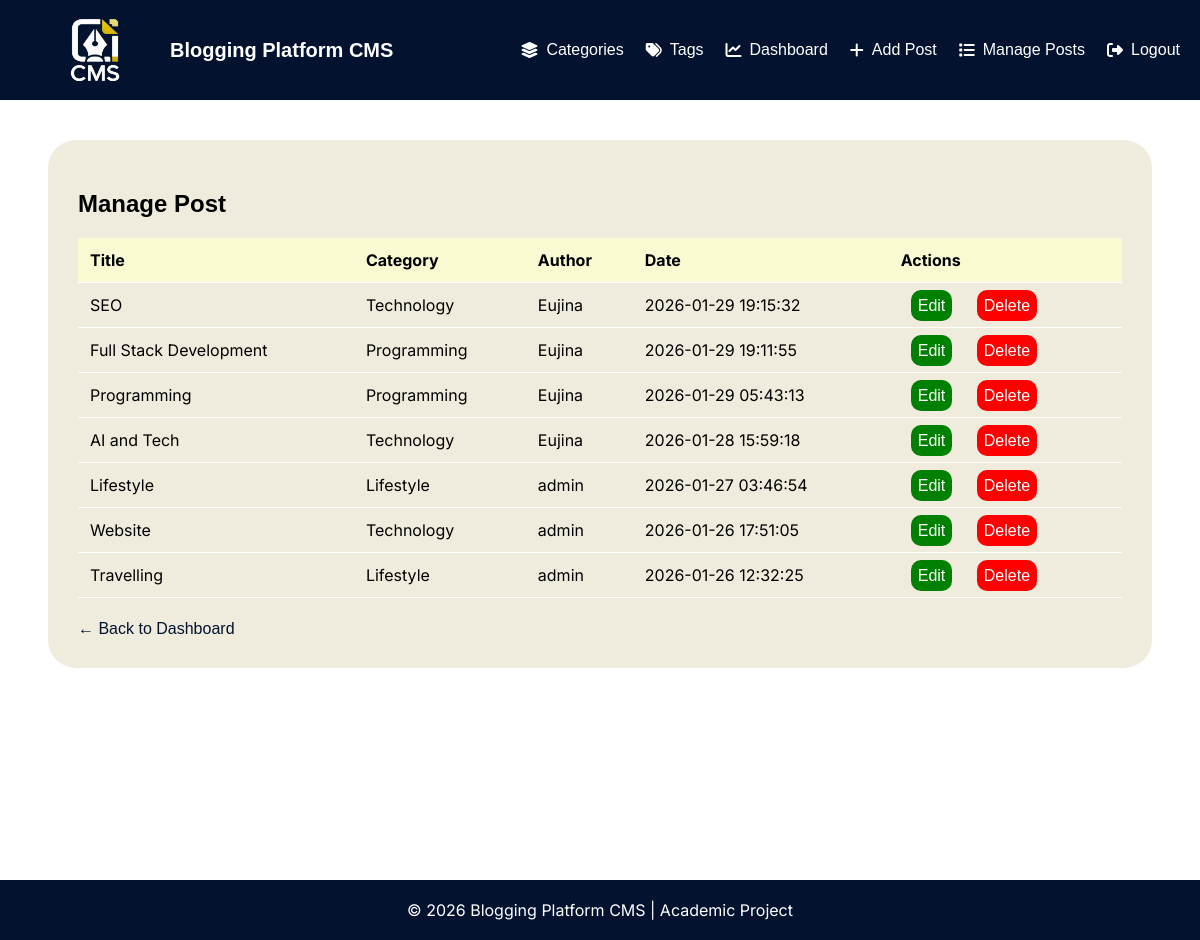
/manage.php (signed in), run on the app's committed database.
### tables this page shows
CREATE TABLE `posts` (
  `id` int(11) NOT NULL,
  `title` varchar(255) NOT NULL,
  `content` text NOT NULL,
  `author_id` int(11) NOT NULL,
  `category_id` int(11) DEFAULT NULL,
  `created_at` timestamp NOT NULL DEFAULT current_timestamp(),
  `updated_at` timestamp NULL DEFAULT NULL
);

CREATE TABLE `categories` (
  `id` int(11) NOT NULL,
  `name` varchar(100) NOT NULL
);

CREATE TABLE `users` (
  `id` int(11) NOT NULL,
  `username` varchar(50) NOT NULL,
  `password` varchar(255) NOT NULL,
  `role` varchar(20) DEFAULT 'admin',
  `created_at` timestamp NOT NULL DEFAULT current_timestamp()
);

### public/manage.php (the view, shortened to what this page needs)
<?php
require_once '../config/db.php';
require_once '../includes/header.php';
$sql = "
    SELECT posts.id, posts.title, posts.created_at,
           categories.name AS category,
           users.username AS author
    FROM posts
    JOIN categories ON posts.category_id = categories.id
    JOIN users ON posts.author_id = users.id
    ORDER BY posts.created_at DESC
";
$stmt = $pdo->query($sql);
$posts = $stmt->fetchAll(PDO::FETCH_ASSOC);
?>
<!DOCTYPE html>
<html>
<head>
</head>
<body>
<div class="container">
    <h2>Manage Post</h2>
    <table>
        <tr>
            <th>Title</th>
            <th>Category</th>
            <th>Author</th>
            <th>Date</th>
            <th>Actions</th>
        </tr>
        <?php foreach ($posts as $post): ?>
        <tr>
            <td><?= htmlspecialchars($post['title']) ?></td>
            <td><?= htmlspecialchars($post['category']) ?></td>
            <td><?= htmlspecialchars($post['author']) ?></td>
            <td><?= $post['created_at'] ?></td>
            <td>
                <a class="edit" href="edit.php?id=<?= $post['id'] ?>">Edit</a>
                <a class="delete" href="delete.php?id=<?= $post['id'] ?>"
                   onclick="return confirm('Delete this post?')">Delete</a>
            </td>
        </tr>
        <?php endforeach; ?>
    </table>
    <br>
    <a href="dashboard.php">← Back to Dashboard</a>
</div>
</body>
</html>
<?php require_once '../includes/footer.php'; ?>

### assets/css/style.css (style rules this page uses)
* { box-sizing: border-box; }
body { font-family: 'Inter', sans-serif; margin: 0; }
h1, h2, h3 { font-family: 'Montserrat', sans-serif; font-weight: 600; }
nav a, a { font-family: 'Montserrat', sans-serif; font-weight: 500; }
a { text-decoration: none; color:#02122f; }
.container { width: 92%; margin: 40px auto; background: #f0ecdd; padding: 30px; border-radius: 28px; }
table { width: 100%; border-collapse: collapse; }
th, td { padding: 12px; border-bottom: 1px solid #fff; text-align: left; }
th { background: lightgoldenrodyellow; }
.edit { background: green; color:white; width: 95%; padding: 7px; margin: 7px; margin-right: 10px; margin-left: 10px; border-radius: 10px; text-decoration: none; }
.delete { background: red; color:white; width: 95%; padding: 7px; margin: 7px; margin-right: 10px; margin-left: 10px; border-radius: 10px; text-decoration: none; }
.search-form.card, { padding: 20px; width: 100px; border-radius: 16px; box-shadow: 0 10px 25px rgba(0,0,0,0.08); background: #CCDEE4; }

### data on the page
posts: title "SEO", category.name "Technology", author.username "Eujina", created_at "2026-01-29 19:15:32"
posts: title "Full Stack Development", category.name "Programming", author.username "Eujina", created_at "2026-01-29 19:11:55"
posts: title "Programming", category.name "Programming", author.username "Eujina", created_at "2026-01-29 05:43:13"
posts: title "AI and Tech", category.name "Technology", author.username "Eujina", created_at "2026-01-28 15:59:18"
posts: title "Lifestyle", category.name "Lifestyle", author.username "admin", created_at "2026-01-27 03:46:54"
posts: title "Website", category.name "Technology", author.username "admin", created_at "2026-01-26 17:51:05"
posts: title "Travelling", category.name "Lifestyle", author.username "admin", created_at "2026-01-26 12:32:25"
